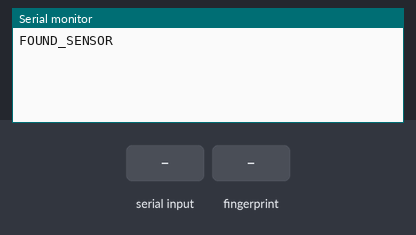
A sketch run on a simulated Arduino Uno, built with avr-gcc and run on an emulated ATmega328P. Parts: the last lines printed to the serial monitor. The inputs (shaded band) are chosen by the test bench.

Above: at 2.2 s.
2.3 s: "ENROLL\n" received over Serial
At 3.0 s:
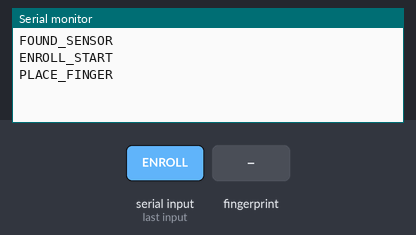
3.8 s: finger stored as number 1 placed on the sensor
At 5.5 s:
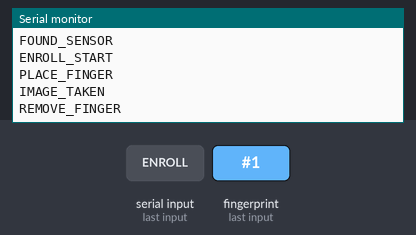
7.5 s: finger stored as number 1 placed on the sensor
At 8.4 s:
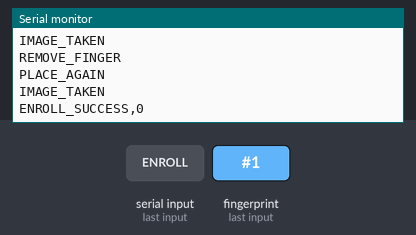
9.2 s: "VERIFY\n" received over Serial
At 10.4 s:
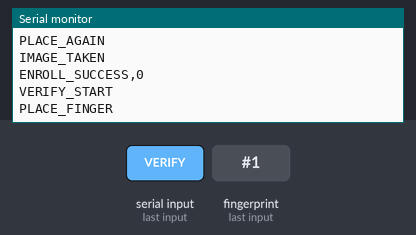
10.7 s: finger stored as number 1 placed on the sensor
At 11.5 s:
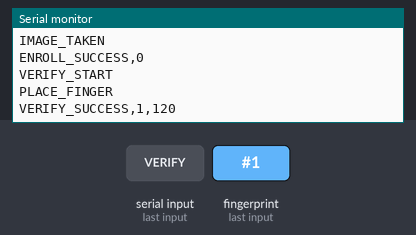
12.5 s: "RESET\n" received over Serial
At 13.8 s:
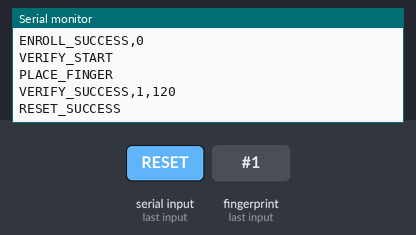

Measured:
- after the input at 2.3 s, the serial monitor: prints a new line at once (image 1)
- after the input at 3.8 s, the serial monitor: prints a new line at once (image 2)
- after the input at 7.5 s, the serial monitor: prints a new line at once (image 3)
- after the input at 9.2 s, the serial monitor: prints a new line at once (image 4)
- after the input at 10.7 s, the serial monitor: prints a new line after 0.31 s (image 5)
- after the input at 12.5 s, the serial monitor: prints a new line at once (image 6)

The sketch:

fingerprint_rec.ino
```cpp
#include <Adafruit_Fingerprint.h>
#include <SoftwareSerial.h>

// 아두이노의 2번, 3번 핀을 지문 센서의 TX, RX에 연결합니다.
SoftwareSerial mySerial(2, 3);
Adafruit_Fingerprint finger = Adafruit_Fingerprint(&mySerial);

void setup() {
  Serial.begin(9600); // PC와의 시리얼 통신 시작
  while (!Serial) {
    ; // 시리얼 포트가 연결될 때까지 대기
  }

  // 지문 센서와의 통신 속도 설정
  finger.begin(57600);
  delay(5);
  if (finger.verifyPassword()) {
    Serial.println("FOUND_SENSOR");
  } else {
    Serial.println("SENSOR_NOT_FOUND");
    while (1) { delay(1); }
  }
}

void loop() {
  if (Serial.available() > 0) {
    String command = Serial.readStringUntil('\n');
    command.trim();

    if (command.startsWith("ENROLL")) {
      int id = command.substring(7).toInt();
      enrollFingerprint(id);
    } else if (command == "VERIFY") {
      verifyFingerprint();
    } else if (command == "RESET") {
      resetFingerprints();
    }
  }
}

// 지문 등록 함수
void enrollFingerprint(int id) {
  Serial.println("ENROLL_START");
  Serial.flush();

  // 1단계: 첫 번째 이미지 캡처
  Serial.println("PLACE_FINGER");
  while (finger.getImage() != FINGERPRINT_OK);
  Serial.println("IMAGE_TAKEN");
  if (finger.image2Tz(1) != FINGERPRINT_OK) {
    Serial.println("ENROLL_FAIL");
    return;
  }

  Serial.println("REMOVE_FINGER");
  delay(2000);
  while (finger.getImage() != FINGERPRINT_NOFINGER);

  // 2단계: 두 번째 이미지 캡처
  Serial.println("PLACE_AGAIN");
  while (finger.getImage() != FINGERPRINT_OK);
  Serial.println("IMAGE_TAKEN");
  if (finger.image2Tz(2) != FINGERPRINT_OK) {
    Serial.println("ENROLL_FAIL");
    return;
  }

  // 모델 생성 및 저장
  if (finger.createModel() != FINGERPRINT_OK) {
    Serial.println("ENROLL_FAIL");
    return;
  }

  if (finger.storeModel(id) != FINGERPRINT_OK) {
    Serial.println("ENROLL_FAIL");
    return;
  }

  Serial.println("ENROLL_SUCCESS," + String(id));
}

// 지문 확인 함수
void verifyFingerprint() {
  Serial.println("VERIFY_START");
  Serial.println("PLACE_FINGER");

  while (finger.getImage() != FINGERPRINT_OK);

  if (finger.image2Tz() != FINGERPRINT_OK) {
    Serial.println("VERIFY_FAIL");
    return;
  }

  if (finger.fingerSearch() != FINGERPRINT_OK) {
    Serial.println("FINGER_NOT_FOUND");
    return;
  }

  Serial.println("VERIFY_SUCCESS," + String(finger.fingerID) + "," + String(finger.confidence));
}

// 지문 데이터 초기화 함수
void resetFingerprints() {
  if (finger.emptyDatabase() == FINGERPRINT_OK) {
    Serial.println("RESET_SUCCESS");
  } else {
    Serial.println("RESET_FAIL");
  }
}
```
